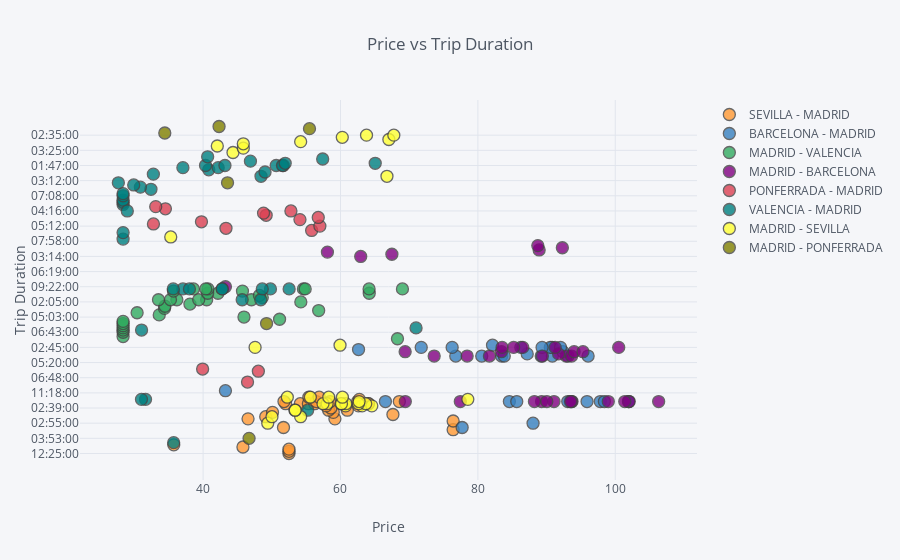

Notebook cell for this chart:
### Code cell
scater.iplot(x='mean', y='trip_duration', categories='trip',
           xTitle='Price', yTitle='Trip Duration',
           title='Price vs Trip Duration')

### Figure 1 — Plotly figure (JSON) as saved in the notebook; plotly's stock layout.template omitted (floating-point values rounded to 4 significant figures)
{"data": [{"marker": {"color": "rgba(255, 153, 51, 1.0)", "line": {"width": 1.3}, "opacity": 0.8, "size": 12, "symbol": "circle"}, "mode": "markers", "name": "SEVILLA - MADRID", "textfont": {"color": "#4D5663"}, "type": "scatter", "uid": "3d2c7b04-766d-4352-b33e-450e4ea2ee6c", "x": [52.5, 52.5, 52.5, 45.8, 35.73, null, null, null, null, null, null, null, 76.4, 51.7, null, null, 76.4, 59.19, 46.54, 49.11, 67.63, 50.1, 58.95, 58.27, 61.0, 58.61, 62.62, 57.92, 54.15, 55.32, 64.04, 52.02, 56.25, 64.08, 56.48, 62.5, 58.49, 68.56, 51.78, 62.74, 55.39, 56.89], "y": ["12:25:00", "11:31:00", "11:23:00", "07:03:00", "06:51:00", "04:18:00", "04:15:00", "03:53:00", "03:50:00", "03:50:00", "03:38:00", "03:20:00", "03:03:00", "03:02:00", "03:01:00", "02:55:00", "02:54:00", "02:52:00", "02:52:00", "02:48:00", "02:46:00", "02:43:00", "02:43:00", "02:40:00", "02:40:00", "02:39:00", "02:38:00", "02:38:00", "02:32:00", "02:32:00", "02:32:00", "02:32:00", "02:32:00", "02:32:00", "02:30:00", "02:30:00", "02:30:00", "02:30:00", "02:30:00", "02:25:00", "02:21:00", "02:21:00"]}, {"marker": {"color": "rgba(55, 128, 191, 1.0)", "line": {"width": 1.3}, "opacity": 0.8, "size": 12, "symbol": "circle"}, "mode": "markers", "name": "BARCELONA - MADRID", "textfont": {"color": "#4D5663"}, "type": "scatter", "uid": "eb82052a-8372-4bd4-8132-563e0538bb51", "x": [null, null, 43.25, null, null, null, null, null, null, null, null, null, null, null, null, null, null, null, null, 93.11, 83.45, 83.84, 89.22, 80.56, 96.05, 76.78, 90.84, 77.71, 87.18, 88.03, 92.38, 62.63, 76.26, 71.75, 90.81, 90.54, 92.03, 86.26, 89.35, 82.13, 84.58, 66.54, 97.82, 85.66, 93.42, 98.42, 101.9, 102.0, 95.89, 93.08, 93.63], "y": ["11:22:00", "11:18:00", "09:04:00", "08:02:00", "07:30:00", "07:07:00", "06:55:00", "06:50:00", "06:48:00", "06:23:00", "06:03:00", "05:55:00", "05:55:00", "05:48:00", "05:32:00", "05:27:00", "05:20:00", "04:11:00", "04:05:00", "03:10:00", "03:10:00", "03:10:00", "03:10:00", "03:10:00", "03:10:00", "03:10:00", "03:10:00", "03:02:00", "03:00:00", "02:55:00", "02:50:00", "02:47:00", "02:45:00", "02:45:00", "02:45:00", "02:45:00", "02:45:00", "02:45:00", "02:45:00", "02:36:00", "02:30:00", "02:30:00", "02:30:00", "02:30:00", "02:30:00", "02:30:00", "02:30:00", "02:30:00", "02:30:00", "02:30:00", "02:30:00"]}, {"marker": {"color": "rgba(50, 171, 96, 1.0)", "line": {"width": 1.3}, "opacity": 0.8, "size": 12, "symbol": "circle"}, "mode": "markers", "name": "MADRID - VALENCIA", "textfont": {"color": "#4D5663"}, "type": "scatter", "uid": "9a8f199a-4b89-4368-9833-5ee94f67d8d0", "x": [null, null, 68.29, null, 28.35, null, 28.35, 28.35, 28.35, 28.35, 28.35, 28.35, 51.13, 45.95, 33.61, 30.39, null, 56.82, 34.38, 34.44, 38.08, 54.23, 33.5, 36.18, 40.52, 47.04, 39.36, 35.25, 48.61, 48.2, 42.16, 40.66, 64.18, 35.69, 45.73, 38.59, 54.6, 40.7, 40.39, 54.86, 69.02, 64.16], "y": ["11:15:00", "07:09:00", "07:01:00", "06:55:00", "06:47:00", "06:45:00", "06:43:00", "06:42:00", "06:35:00", "06:22:00", "06:17:00", "06:10:00", "05:07:00", "05:03:00", "04:14:00", "04:10:00", "02:54:00", "02:19:00", "02:15:00", "02:14:00", "02:10:00", "02:05:00", "01:53:00", "01:53:00", "01:53:00", "01:53:00", "01:53:00", "01:53:00", "01:49:00", "01:48:00", "01:44:00", "01:44:00", "01:44:00", "01:42:00", "01:42:00", "01:40:00", "01:40:00", "01:40:00", "01:40:00", "01:40:00", "01:40:00", "01:40:00"]}, {"marker": {"color": "rgba(128, 0, 128, 1.0)", "line": {"width": 1.3}, "opacity": 0.8, "size": 12, "symbol": "circle"}, "mode": "markers", "name": "MADRID - BARCELONA", "textfont": {"color": "#4D5663"}, "type": "scatter", "uid": "24381351-f4c0-41e6-95ec-17f47f7ff246", "x": [43.25, null, null, null, null, null, null, null, null, null, null, null, null, null, null, 62.94, 89.39, 92.85, 78.44, 73.64, 81.68, 93.64, 67.48, 58.1, 88.92, 91.76, 92.3, 88.73, 69.41, 83.43, 94.01, 95.3, 86.54, 83.53, 100.5, 91.25, 85.2, 93.7, 89.27, 69.43, 91.08, 102.0, 106.3, 101.4, 98.98, 90.03, 93.5, 88.23, 77.44], "y": ["09:22:00", "08:05:00", "07:25:00", "07:00:00", "06:56:00", "06:31:00", "06:30:00", "06:19:00", "06:18:00", "06:15:00", "06:01:00", "05:30:00", "05:28:00", "05:27:00", "04:38:00", "03:14:00", "03:10:00", "03:10:00", "03:10:00", "03:10:00", "03:10:00", "03:10:00", "03:09:00", "03:05:00", "03:04:00", "03:00:00", "02:59:00", "02:51:00", "02:50:00", "02:50:00", "02:50:00", "02:50:00", "02:45:00", "02:45:00", "02:45:00", "02:45:00", "02:45:00", "02:30:00", "02:30:00", "02:30:00", "02:30:00", "02:30:00", "02:30:00", "02:30:00", "02:30:00", "02:30:00", "02:30:00", "02:30:00", "02:30:00"]}, {"marker": {"color": "rgba(219, 64, 82, 1.0)", "line": {"width": 1.3}, "opacity": 0.8, "size": 12, "symbol": "circle"}, "mode": "markers", "name": "PONFERRADA - MADRID", "textfont": {"color": "#4D5663"}, "type": "scatter", "uid": "0b24924e-5a0c-484e-bc3c-dc2df50134d7", "x": [null, null, null, null, null, null, 46.47, 48.04, 39.93, 55.8, 43.33, 57, 32.77, 39.76, 54.1, 56.76, 49.18, 48.8, 52.78, 34.51, 33.1], "y": ["08:04:00", "07:58:00", "07:42:00", "07:41:00", "07:22:00", "07:14:00", "06:55:00", "05:55:00", "05:48:00", "05:46:00", "05:37:00", "05:12:00", "05:00:00", "04:59:00", "04:56:00", "04:42:00", "04:40:00", "04:32:00", "04:16:00", "04:08:00", "04:04:00"]}, {"marker": {"color": "rgba(0, 128, 128, 1.0)", "line": {"width": 1.3}, "opacity": 0.8, "size": 12, "symbol": "circle"}, "mode": "markers", "name": "VALENCIA - MADRID", "textfont": {"color": "#4D5663"}, "type": "scatter", "uid": "6386a85d-4ceb-4f00-87ff-739af54a180e", "x": [28.35, 28.35, 28.35, 28.35, null, null, 28.35, 28.35, 28.35, null, null, null, 31.04, 71, 32.41, 30.87, 29.9, 35.72, 28.96, 27.66, null, null, null, 55.22, 48.43, 32.76, 31.62, 31.03, 49.02, 40.83, 48.4, 45.69, 42.19, 37.06, 50.64, 40.35, 51.68, 43.18, 51.55, 51.95, 65.05, 46.89, 57.41, 37.06, 42.81, 49.8, 42.77, 48.61, 35.65, 38.01, 52.52, 40.66], "y": ["07:42:00", "07:40:00", "07:38:00", "07:27:00", "07:27:00", "07:20:00", "07:14:00", "07:08:00", "06:59:00", "06:55:00", "06:53:00", "06:50:00", "06:42:00", "06:35:00", "06:29:00", "06:28:00", "04:39:00", "04:18:00", "04:16:00", "04:12:00", "03:12:00", "03:11:00", "03:10:00", "02:40:00", "02:33:00", "02:27:00", "02:25:00", "02:25:00", "02:13:00", "02:02:00", "01:53:00", "01:53:00", "01:52:00", "01:52:00", "01:47:00", "01:47:00", "01:47:00", "01:47:00", "01:47:00", "01:46:00", "01:46:00", "01:43:00", "01:41:00", "01:40:00", "01:40:00", "01:40:00", "01:40:00", "01:40:00", "01:40:00", "01:40:00", "01:40:00", "01:38:00"]}, {"marker": {"color": "rgba(255, 255, 51, 1.0)", "line": {"width": 1.3}, "opacity": 0.8, "size": 12, "symbol": "circle"}, "mode": "markers", "name": "MADRID - SEVILLA", "textfont": {"color": "#4D5663"}, "type": "scatter", "uid": "45cf1955-6b19-45e3-a691-84dbf0e2fd9b", "x": [35.29, null, null, 44.35, null, 45.85, 42.07, 49.41, 45.85, 54.2, 54.2, null, 50.03, 47.57, 67.04, 60.26, 53.37, 53.41, 63.15, 60.75, 64.56, 59.93, 67.76, 63.79, 66.76, 60.08, 60.78, 60.14, 58.05, 57.46, 63.67, 62.61, 62.71, 78.54, 52.26, 58.29, 55.62, 60.28], "y": ["07:41:00", "04:14:00", "03:36:00", "03:29:00", "03:25:00", "03:13:00", "02:56:00", "02:55:00", "02:53:00", "02:49:00", "02:48:00", "02:48:00", "02:48:00", "02:45:00", "02:44:00", "02:42:00", "02:40:00", "02:40:00", "02:38:00", "02:38:00", "02:38:00", "02:36:00", "02:35:00", "02:35:00", "02:33:00", "02:32:00", "02:32:00", "02:32:00", "02:32:00", "02:32:00", "02:32:00", "02:32:00", "02:30:00", "02:25:00", "02:21:00", "02:21:00", "02:21:00", "02:21:00"]}, {"marker": {"color": "rgba(128, 128, 0, 1.0)", "line": {"width": 1.3}, "opacity": 0.8, "size": 12, "symbol": "circle"}, "mode": "markers", "name": "MADRID - PONFERRADA", "textfont": {"color": "#4D5663"}, "type": "scatter", "uid": "4a5f3748-d846-45f4-b54f-ba5f31be5ddb", "x": [null, null, 34.42, null, 49.24, 55.49, 43.55, 42.32, 46.69], "y": ["07:09:00", "07:07:00", "06:32:00", "06:26:00", "06:17:00", "05:22:00", "04:12:00", "04:03:00", "03:53:00"]}], "layout": {"legend": {"bgcolor": "#F5F6F9", "font": {"color": "#4D5663"}}, "paper_bgcolor": "#F5F6F9", "plot_bgcolor": "#F5F6F9", "title": {"font": {"color": "#4D5663"}, "text": "Price vs Trip Duration"}, "xaxis": {"gridcolor": "#E1E5ED", "showgrid": true, "tickfont": {"color": "#4D5663"}, "title": {"font": {"color": "#4D5663"}, "text": "Price"}, "zerolinecolor": "#E1E5ED"}, "yaxis": {"gridcolor": "#E1E5ED", "showgrid": true, "tickfont": {"color": "#4D5663"}, "title": {"font": {"color": "#4D5663"}, "text": "Trip Duration"}, "zerolinecolor": "#E1E5ED"}}}
